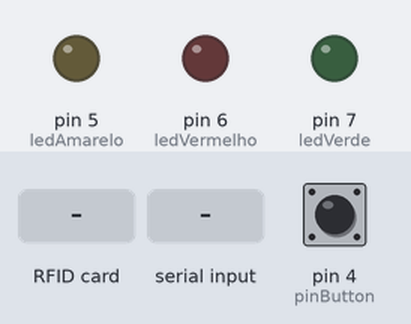
Recording of a sketch running on a simulated Arduino Uno, built with avr-gcc and run on an emulated ATmega328P. Parts: output pins drawn as LEDs (lit = HIGH). The inputs (shaded band) are chosen by the test bench; at power-on: pin 4 (pinButton) LOW. Pins used as bus, display or sensor lines are not drawn.

Above: at 1.2 s.
1.3 s: pin 4 (pinButton) pulled HIGH for 0.15 s
At 2.5 s:
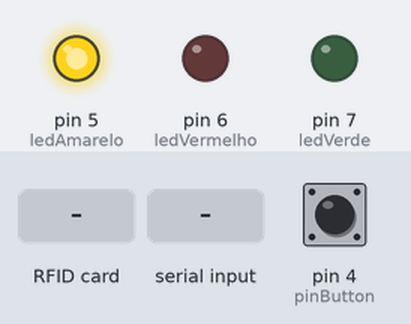
2.9 s: RFID card 5E 7A 19 C4 held to the reader
At 4.1 s:
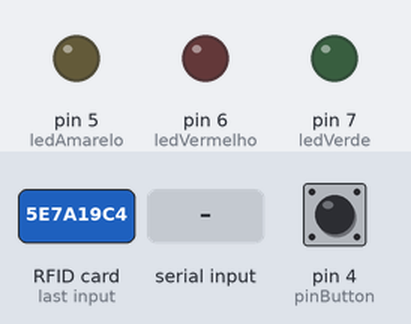
4.9 s: "200\n" received over the second serial link
At 5.5 s:
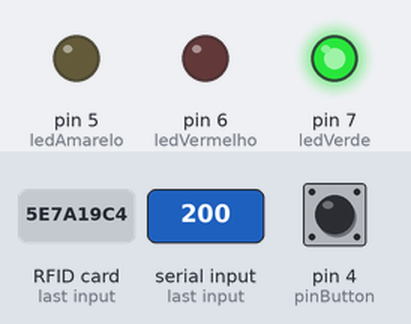
7.4 s: "404\n" received over the second serial link
At 7.8 s:
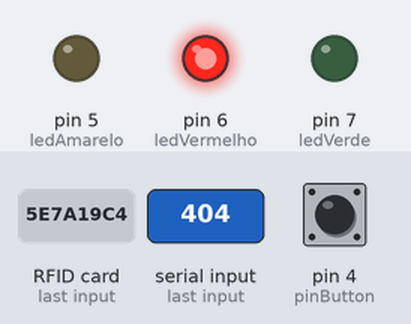
9.9 s: pin 4 (pinButton) pulled HIGH for 1 s
At 11.1 s:
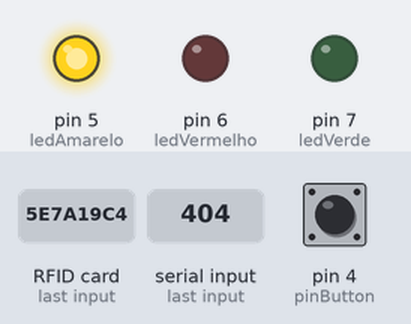
Timing chart, 0 to 12.9 s (numbered marks = the images above; inputs shaded):
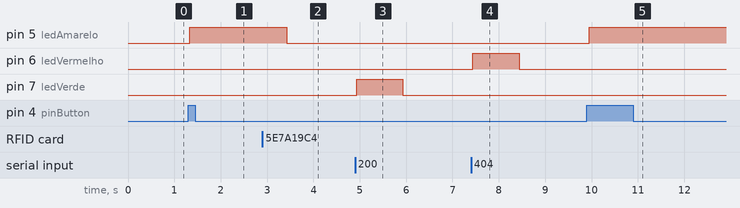

Measured:
- after the input at 1.3 s, pin 5 (ledAmarelo): LOW → HIGH at once
- after the input at 2.9 s, pin 5 (ledAmarelo): HIGH → LOW after 0.52 s
- after the input at 4.9 s, pin 7 (ledVerde): LOW → HIGH at once, → LOW 1.0 s later
- after the input at 7.4 s, pin 6 (ledVermelho): LOW → HIGH at once, → LOW 1.0 s later
- after the input at 9.9 s, pin 5 (ledAmarelo): LOW → HIGH after 0.05 s

The sketch:

arduino-code.ino
```cpp
#include <SPI.h>
#include <MFRC522.h>
#include <SoftwareSerial.h>

#define RST_PIN   9     // Configurable, see typical pin layout above
#define SS_PIN    10    // Configurable, see typical pin layout above

int ledVerde = 7;
int ledVermelho = 6;
int ledAmarelo = 5;
int pinButton = 4;

MFRC522 mfrc522(SS_PIN, RST_PIN);   // Create MFRC522 instance

SoftwareSerial arduino(0,1);

String receiveDataFromNodemcu(){
    char c;
    String data;
    c = 0;
    data = "";

    while(arduino.available() > 0){
      c = arduino.read();
      if(c == 'B'){
        break;
      }else{
        data += c;
        delay(1);
      }
    }
    return data;
}

String readCard(){
  String uid;
  if ( ! mfrc522.PICC_IsNewCardPresent() || ! mfrc522.PICC_ReadCardSerial() ) {
    delay(50);
    return "";
  }

  for (byte i = 0; i < mfrc522.uid.size; i++) {
    uid += mfrc522.uid.uidByte[i];
  }
  return uid;
}

void transferDataToNodemcu(String data, String character){
  arduino.flush();
  arduino.print(data);
  arduino.print(character);
  arduino.flush();
  delay(500);
}

void triggerLed(int codStatus, bool isInverse = false){
    if(!isInverse){
      switch(codStatus){
        case 200:
          digitalWrite(ledVerde,HIGH);
          delay(1000);
          digitalWrite(ledVerde,LOW);
          break;

        case 404:
          digitalWrite(ledVermelho,HIGH);
          delay(1000);
          digitalWrite(ledVermelho,LOW);
          break;

        default:
          break;
      }
    }else{
      switch(codStatus){
        case 200:
          digitalWrite(ledVermelho,HIGH);
          delay(1000);
          digitalWrite(ledVermelho,LOW);
          break;

        case 404:
          digitalWrite(ledVerde,HIGH);
          delay(1000);
          digitalWrite(ledVerde,LOW);
          break;

        default:
          break;
      }
    }
}

void setup() {
  arduino.begin(9600);
  SPI.begin();         // Init SPI bus
  mfrc522.PCD_Init();  // Init MFRC522 card

  pinMode(ledVerde, OUTPUT);
  pinMode(ledVermelho, OUTPUT);
  pinMode(ledAmarelo, OUTPUT);
  pinMode(pinButton, INPUT);
}

void loop() {
  String uid;
  String codStatus = "0";

  if(digitalRead(pinButton)){
    int stateButton = 1;
    digitalWrite(ledAmarelo,HIGH);
    while(stateButton){
      uid = readCard();
      if(uid != ""){
        transferDataToNodemcu(uid, "C");
        codStatus = receiveDataFromNodemcu();
        digitalWrite(ledAmarelo, LOW);
        triggerLed(codStatus.toInt(), true);
        stateButton = 0;
        uid = "";
      }
    }
  }

  uid = readCard(); //retorna pro inicio do loop se nenhum cartão for lido
  if(uid != ""){
    transferDataToNodemcu(uid, "A");
  }

  codStatus = receiveDataFromNodemcu();

  if(codStatus != "0"){
    triggerLed(codStatus.toInt());
  }

}
```
